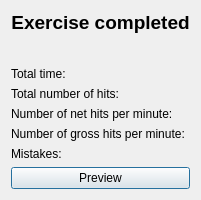
<?xml version="1.0" encoding="UTF-8"?>
<ui version="4.0">
 <class>levelSummary</class>
 <widget class="QDialog" name="levelSummary">
  <property name="geometry">
   <rect>
    <x>0</x>
    <y>0</y>
    <width>350</width>
    <height>280</height>
   </rect>
  </property>
  <property name="windowTitle">
   <string>Summary</string>
  </property>
  <layout class="QGridLayout" name="gridLayout">
   <property name="sizeConstraint">
    <enum>QLayout::SetFixedSize</enum>
   </property>
   <item row="4" column="0">
    <widget class="QLabel" name="netHitsLabel">
     <property name="sizePolicy">
      <sizepolicy hsizetype="Preferred" vsizetype="Fixed">
       <horstretch>0</horstretch>
       <verstretch>0</verstretch>
      </sizepolicy>
     </property>
     <property name="text">
      <string>Number of net hits per minute:</string>
     </property>
     <property name="alignment">
      <set>Qt::AlignLeading|Qt::AlignLeft|Qt::AlignTop</set>
     </property>
    </widget>
   </item>
   <item row="3" column="0">
    <widget class="QLabel" name="hitsLabel">
     <property name="sizePolicy">
      <sizepolicy hsizetype="Preferred" vsizetype="Fixed">
       <horstretch>0</horstretch>
       <verstretch>0</verstretch>
      </sizepolicy>
     </property>
     <property name="text">
      <string>Total number of hits:</string>
     </property>
    </widget>
   </item>
   <item row="6" column="0">
    <widget class="QLabel" name="mistakesLabel">
     <property name="sizePolicy">
      <sizepolicy hsizetype="Preferred" vsizetype="Fixed">
       <horstretch>0</horstretch>
       <verstretch>0</verstretch>
      </sizepolicy>
     </property>
     <property name="text">
      <string>Mistakes:</string>
     </property>
     <property name="alignment">
      <set>Qt::AlignLeading|Qt::AlignLeft|Qt::AlignTop</set>
     </property>
    </widget>
   </item>
   <item row="1" column="0">
    <widget class="QLabel" name="titleLabel">
     <property name="sizePolicy">
      <sizepolicy hsizetype="Preferred" vsizetype="Fixed">
       <horstretch>0</horstretch>
       <verstretch>0</verstretch>
      </sizepolicy>
     </property>
     <property name="minimumSize">
      <size>
       <width>0</width>
       <height>50</height>
      </size>
     </property>
     <property name="font">
      <font>
       <pointsize>14</pointsize>
       <weight>75</weight>
       <bold>true</bold>
      </font>
     </property>
     <property name="text">
      <string>Exercise completed</string>
     </property>
     <property name="alignment">
      <set>Qt::AlignHCenter|Qt::AlignTop</set>
     </property>
    </widget>
   </item>
   <item row="7" column="0">
    <widget class="QFrame" name="buttonsFrame">
     <property name="sizePolicy">
      <sizepolicy hsizetype="Preferred" vsizetype="Fixed">
       <horstretch>0</horstretch>
       <verstretch>0</verstretch>
      </sizepolicy>
     </property>
     <property name="frameShape">
      <enum>QFrame::NoFrame</enum>
     </property>
     <property name="frameShadow">
      <enum>QFrame::Plain</enum>
     </property>
     <layout class="QHBoxLayout" name="horizontalLayout">
      <property name="leftMargin">
       <number>0</number>
      </property>
      <property name="topMargin">
       <number>0</number>
      </property>
      <property name="rightMargin">
       <number>0</number>
      </property>
      <property name="bottomMargin">
       <number>0</number>
      </property>
      <item>
       <widget class="QPushButton" name="previewButton">
        <property name="focusPolicy">
         <enum>Qt::ClickFocus</enum>
        </property>
        <property name="text">
         <string>Preview</string>
        </property>
        <property name="checkable">
         <bool>false</bool>
        </property>
        <property name="checked">
         <bool>false</bool>
        </property>
        <property name="default">
         <bool>true</bool>
        </property>
        <property name="flat">
         <bool>false</bool>
        </property>
       </widget>
      </item>
     </layout>
    </widget>
   </item>
   <item row="2" column="0">
    <widget class="QLabel" name="timeLabel">
     <property name="sizePolicy">
      <sizepolicy hsizetype="Preferred" vsizetype="Fixed">
       <horstretch>0</horstretch>
       <verstretch>0</verstretch>
      </sizepolicy>
     </property>
     <property name="text">
      <string>Total time:</string>
     </property>
     <property name="alignment">
      <set>Qt::AlignLeading|Qt::AlignLeft|Qt::AlignTop</set>
     </property>
    </widget>
   </item>
   <item row="5" column="0">
    <widget class="QLabel" name="grossHitsLabel">
     <property name="sizePolicy">
      <sizepolicy hsizetype="Preferred" vsizetype="Fixed">
       <horstretch>0</horstretch>
       <verstretch>0</verstretch>
      </sizepolicy>
     </property>
     <property name="text">
      <string>Number of gross hits per minute:</string>
     </property>
    </widget>
   </item>
  </layout>
 </widget>
 <resources/>
 <connections/>
</ui>
